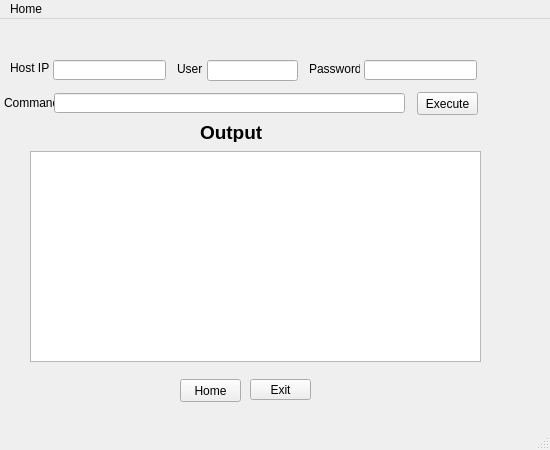
<?xml version="1.0" encoding="UTF-8"?>
<ui version="4.0">
 <class>cmdEnv</class>
 <widget class="QMainWindow" name="cmdEnv">
  <property name="geometry">
   <rect>
    <x>0</x>
    <y>0</y>
    <width>550</width>
    <height>450</height>
   </rect>
  </property>
  <property name="windowTitle">
   <string>Command Execution Center</string>
  </property>
  <property name="windowIcon">
   <iconset>
    <normaloff>icon.png</normaloff>icon.png</iconset>
  </property>
  <widget class="QWidget" name="centralwidget">
   <widget class="QPushButton" name="btnExit">
    <property name="geometry">
     <rect>
      <x>250</x>
      <y>360</y>
      <width>61</width>
      <height>21</height>
     </rect>
    </property>
    <property name="text">
     <string>Exit</string>
    </property>
   </widget>
   <widget class="QLabel" name="label_2">
    <property name="geometry">
     <rect>
      <x>177</x>
      <y>39</y>
      <width>31</width>
      <height>21</height>
     </rect>
    </property>
    <property name="text">
     <string>User</string>
    </property>
   </widget>
   <widget class="QLabel" name="label_5">
    <property name="geometry">
     <rect>
      <x>200</x>
      <y>102</y>
      <width>81</width>
      <height>21</height>
     </rect>
    </property>
    <property name="text">
     <string>&lt;html&gt;&lt;head/&gt;&lt;body&gt;&lt;p&gt;&lt;span style=&quot; font-size:14pt; font-weight:600;&quot;&gt;Output&lt;/span&gt;&lt;/p&gt;&lt;/body&gt;&lt;/html&gt;</string>
    </property>
   </widget>
   <widget class="QLabel" name="label_4">
    <property name="geometry">
     <rect>
      <x>4</x>
      <y>73</y>
      <width>51</width>
      <height>21</height>
     </rect>
    </property>
    <property name="text">
     <string>Command</string>
    </property>
   </widget>
   <widget class="QTextBrowser" name="display">
    <property name="geometry">
     <rect>
      <x>30</x>
      <y>132</y>
      <width>451</width>
      <height>211</height>
     </rect>
    </property>
   </widget>
   <widget class="QLabel" name="label_3">
    <property name="geometry">
     <rect>
      <x>309</x>
      <y>39</y>
      <width>51</width>
      <height>21</height>
     </rect>
    </property>
    <property name="text">
     <string>Password</string>
    </property>
   </widget>
   <widget class="QPushButton" name="btnExe">
    <property name="geometry">
     <rect>
      <x>417</x>
      <y>73</y>
      <width>61</width>
      <height>23</height>
     </rect>
    </property>
    <property name="text">
     <string>Execute</string>
    </property>
   </widget>
   <widget class="QLineEdit" name="hostIp">
    <property name="geometry">
     <rect>
      <x>53</x>
      <y>41</y>
      <width>113</width>
      <height>20</height>
     </rect>
    </property>
    <property name="styleSheet">
     <string notr="true">font: 10pt &quot;MS Shell Dlg 2&quot;;</string>
    </property>
   </widget>
   <widget class="QLineEdit" name="passwd">
    <property name="geometry">
     <rect>
      <x>364</x>
      <y>41</y>
      <width>113</width>
      <height>20</height>
     </rect>
    </property>
    <property name="echoMode">
     <enum>QLineEdit::Password</enum>
    </property>
   </widget>
   <widget class="QLineEdit" name="cmdLine">
    <property name="geometry">
     <rect>
      <x>54</x>
      <y>74</y>
      <width>351</width>
      <height>20</height>
     </rect>
    </property>
   </widget>
   <widget class="QLabel" name="label">
    <property name="geometry">
     <rect>
      <x>10</x>
      <y>33</y>
      <width>47</width>
      <height>31</height>
     </rect>
    </property>
    <property name="text">
     <string>Host IP</string>
    </property>
   </widget>
   <widget class="QLineEdit" name="usr">
    <property name="geometry">
     <rect>
      <x>207</x>
      <y>41</y>
      <width>91</width>
      <height>21</height>
     </rect>
    </property>
    <property name="styleSheet">
     <string notr="true">font: 10pt &quot;MS Shell Dlg 2&quot;;</string>
    </property>
   </widget>
   <widget class="QPushButton" name="btnHome">
    <property name="geometry">
     <rect>
      <x>180</x>
      <y>360</y>
      <width>61</width>
      <height>23</height>
     </rect>
    </property>
    <property name="text">
     <string>Home</string>
    </property>
   </widget>
  </widget>
  <widget class="QMenuBar" name="menubar">
   <property name="geometry">
    <rect>
     <x>0</x>
     <y>0</y>
     <width>550</width>
     <height>21</height>
    </rect>
   </property>
   <widget class="QMenu" name="homeMenu">
    <property name="title">
     <string>Home</string>
    </property>
   </widget>
   <addaction name="homeMenu"/>
  </widget>
  <widget class="QStatusBar" name="statusbar"/>
 </widget>
 <tabstops>
  <tabstop>hostIp</tabstop>
  <tabstop>usr</tabstop>
  <tabstop>passwd</tabstop>
  <tabstop>cmdLine</tabstop>
  <tabstop>btnExe</tabstop>
  <tabstop>display</tabstop>
  <tabstop>btnHome</tabstop>
  <tabstop>btnExit</tabstop>
 </tabstops>
 <resources/>
 <connections/>
</ui>
